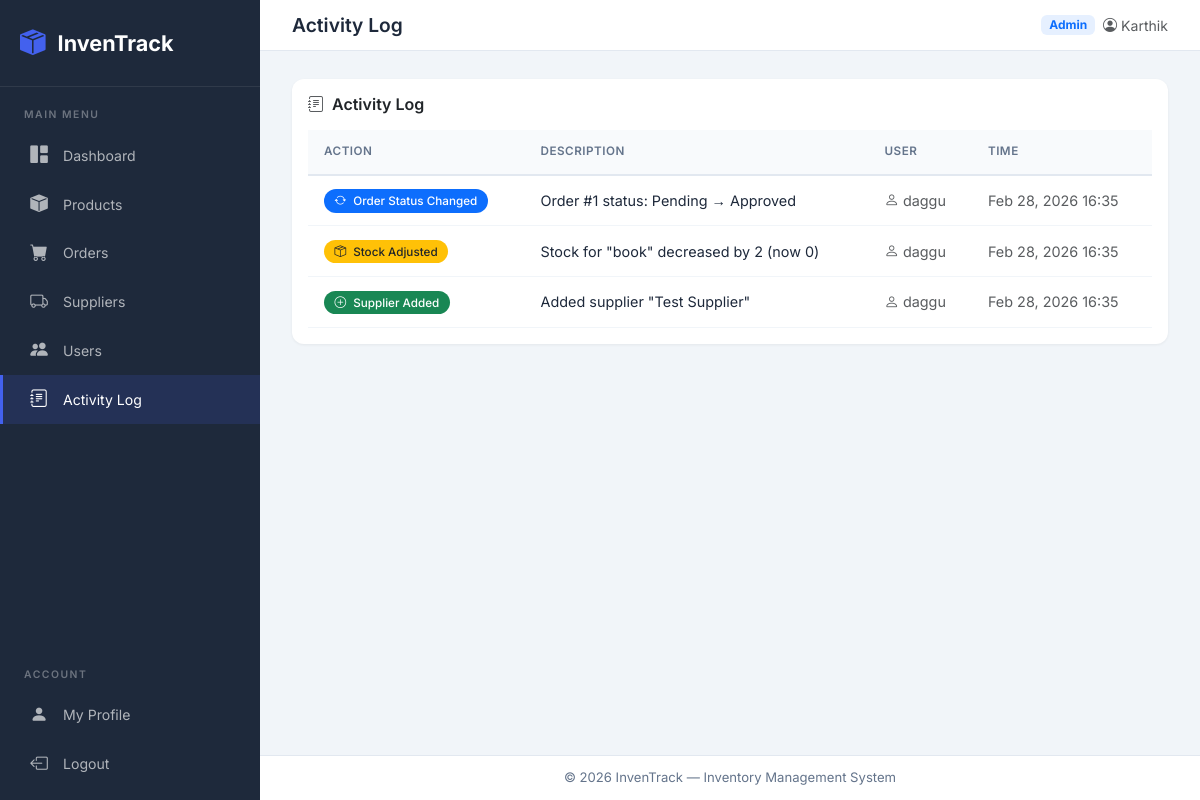
Page /activity/ (signed in) on the committed database.
### inventory/models.py (models this page shows, shortened)
class ActivityLog(models.Model):
    ACTION_CHOICES = (
        ('PRODUCT_ADDED', 'Product Added'),
        ('PRODUCT_UPDATED', 'Product Updated'),
        ('PRODUCT_DELETED', 'Product Deleted'),
        ('ORDER_CREATED', 'Order Created'),
        ('ORDER_STATUS', 'Order Status Changed'),
        ('ORDER_DELETED', 'Order Deleted'),
        ('SUPPLIER_ADDED', 'Supplier Added'),
        ('SUPPLIER_UPDATED', 'Supplier Updated'),
        ('SUPPLIER_DELETED', 'Supplier Deleted'),
        ('STOCK_ADJUSTED', 'Stock Adjusted'),
    )
    user = models.ForeignKey(User, on_delete=models.SET_NULL, null=True)
    action = models.CharField(max_length=30, choices=ACTION_CHOICES)
    description = models.CharField(max_length=300)
    timestamp = models.DateTimeField(auto_now_add=True)
    class Meta:
        ordering = ['-timestamp']

### inventory/views.py (the view)
# urls.py: path('activity/', views.activity_log, name='activity-log'),
@login_required
def activity_log(request):
    logs = ActivityLog.objects.select_related('user').all()
    paginator = Paginator(logs, 20)
    page_obj = paginator.get_page(request.GET.get('page'))
    context = {
        'title': 'Activity Log',
        'logs': page_obj,
        'page_obj': page_obj,
    }
    return render(request, 'activity_log.html', context)

### inventory/templates/activity_log.html (shortened to what this page needs)
{% extends 'base.html' %}
{% block content %}
<div class="card">
  <div class="card-body">
    <h6 class="fw-semibold mb-3"><i class="bi bi-journal-text me-2 text-muted"></i>Activity Log</h6>
    <div class="table-responsive">
      <table class="table">
        <thead>
          <tr>
            <th>Action</th>
            <th>Description</th>
            <th>User</th>
            <th>Time</th>
          </tr>
        </thead>
        <tbody>
          {% for log in logs %}
          <tr>
            <td>
              <span
                class="badge badge-status {% if 'ADDED' in log.action %}bg-success{% elif 'UPDATED' in log.action or 'STATUS' in log.action %}bg-primary{% elif 'DELETED' in log.action %}bg-danger{% elif 'STOCK' in log.action %}bg-warning text-dark{% else %}bg-secondary{% endif %}">
                {% if 'ADDED' in log.action %}<i class="bi bi-plus-circle me-1"></i>
                {% elif 'UPDATED' in log.action %}<i class="bi bi-pencil me-1"></i>
                {% elif 'DELETED' in log.action %}<i class="bi bi-trash me-1"></i>
                {% elif 'STATUS' in log.action %}<i class="bi bi-arrow-repeat me-1"></i>
                {% elif 'STOCK' in log.action %}<i class="bi bi-box-seam me-1"></i>
                {% endif %}
                {{ log.get_action_display }}
              </span>
            </td>
            <td>{{ log.description }}</td>
            <td>
              <span class="text-muted">
                <i class="bi bi-person me-1"></i>{{ log.user.get_full_name|default:log.user.username }}
              </span>
            </td>
            <td class="text-muted">{{ log.timestamp|date:"M d, Y H:i" }}</td>
          </tr>
          {% endfor %}
        </tbody>
      </table>
    </div>
  </div>
</div>
{% endblock %}

### inventory/templates/base.html (shortened to what this page needs)
<!DOCTYPE html>
<html lang="en">
<head>
  <link href="https://cdn.jsdelivr.net/npm/bootstrap@5.3.2/dist/css/bootstrap.min.css" rel="stylesheet">
  <link href="https://cdn.jsdelivr.net/npm/bootstrap-icons@1.11.3/font/bootstrap-icons.css" rel="stylesheet">
</head>
<body>
  {% block body %}
  <aside class="sidebar" id="sidebar">
    <div class="brand">
      <i class="bi bi-box-seam-fill"></i>
      <span>InvenTrack</span>
    </div>
    <div class="nav-section">
      <div class="nav-section-title">Main Menu</div>
      <nav>
        <a href="{% url 'dash' %}" class="nav-link {% if title == 'Dashboard' %}active{% endif %}">
          <i class="bi bi-grid-1x2-fill"></i> Dashboard
        </a>
        <a href="{% url 'products' %}"
          class="nav-link {% if title == 'Products' or title == 'Edit Product' %}active{% endif %}">
          <i class="bi bi-box-fill"></i> Products
        </a>
        <a href="{% url 'orders' %}" class="nav-link {% if title == 'Orders' %}active{% endif %}">
          <i class="bi bi-cart-fill"></i> Orders
        </a>
        {% if user.is_staff and user.is_superuser %}
        <a href="{% url 'suppliers' %}"
          class="nav-link {% if 'Supplier' in title %}active{% endif %}">
          <i class="bi bi-truck"></i> Suppliers
        </a>
        <a href="{% url 'users' %}" class="nav-link {% if title == 'Users' %}active{% endif %}">
          <i class="bi bi-people-fill"></i> Users
        </a>
        <a href="{% url 'activity-log' %}" class="nav-link {% if title == 'Activity Log' %}active{% endif %}">
          <i class="bi bi-journal-text"></i> Activity Log
        </a>
        {% endif %}
      </nav>
    </div>
    <div class="nav-section mt-auto">
      <div class="nav-section-title">Account</div>
      <nav>
        <a href="{% url 'user' %}" class="nav-link {% if title == 'Profile' %}active{% endif %}">
          <i class="bi bi-person-fill"></i> My Profile
        </a>
        <a href="{% url 'logout' %}" class="nav-link">
          <i class="bi bi-box-arrow-left"></i> Logout
        </a>
      </nav>
    </div>
  </aside>
  <main class="main-content">
    <div class="top-bar">
      <div class="d-flex align-items-center gap-3">
        <h1 class="page-title">{% block page_title %}{{ title }}{% endblock %}</h1>
      </div>
      <div class="d-flex align-items-center gap-2">
        {% if user.is_superuser %}
        <span class="badge bg-primary bg-opacity-10 text-primary" style="font-size:.75rem;">Admin</span>
        {% endif %}
        <span class="text-muted" style="font-size:.88rem;">
          <i class="bi bi-person-circle me-1"></i>{{ user.get_full_name|default:user.username }}
        </span>
      </div>
    </div>
    <div class="content-area">
      {% block content %}{% endblock %}
    </div>
    <footer class="main-footer">
      &copy; 2026 InvenTrack &mdash; Inventory Management System
    </footer>
  </main>
  {% endblock body %}
</body>
</html>

### inventory/templates/base.html (style rules this page uses)
:root { --sidebar-w: 260px; --sidebar-bg: #1e293b; --sidebar-hover: #334155; --primary: #4361ee; --primary-light: #6366f1; --bg-main: #f1f5f9; --text-dark: #1e293b; --text-muted: #64748b; --success: #10b981; --warning: #f59e0b; --danger: #ef4444; --info: #06b6d4; }
* { font-family: 'Inter', sans-serif; }
body { background: var(--bg-main); min-height: 100vh; }
.sidebar { width: var(--sidebar-w); background: var(--sidebar-bg); min-height: 100vh; position: fixed; top: 0; left: 0; z-index: 1000; transition: transform .3s ease; display: flex; flex-direction: column; }
.sidebar .brand { padding: 1.5rem 1.25rem; color: #fff; font-size: 1.35rem; font-weight: 700; border-bottom: 1px solid rgba(255, 255, 255, .08); display: flex; align-items: center; gap: .75rem; }
.sidebar .brand i { font-size: 1.6rem; color: var(--primary); }
.sidebar .nav-section { padding: .75rem 0; }
.sidebar .nav-section-title { padding: .5rem 1.5rem; font-size: .65rem; text-transform: uppercase; letter-spacing: 1.5px; color: rgba(255, 255, 255, .35); font-weight: 600; }
.sidebar .nav-link { color: rgba(255, 255, 255, .65); padding: .7rem 1.5rem; display: flex; align-items: center; gap: .75rem; transition: all .2s; border-left: 3px solid transparent; font-size: .88rem; text-decoration: none; }
.sidebar .nav-link.active { color: #fff; background: rgba(67, 97, 238, .15); border-left-color: var(--primary); }
.sidebar .nav-link i { font-size: 1.1rem; width: 24px; text-align: center; }
.main-content { margin-left: var(--sidebar-w); min-height: 100vh; display: flex; flex-direction: column; }
.top-bar { background: #fff; padding: .85rem 2rem; border-bottom: 1px solid #e2e8f0; display: flex; justify-content: space-between; align-items: center; position: sticky; top: 0; z-index: 500; }
.top-bar .page-title { font-size: 1.2rem; font-weight: 600; color: var(--text-dark); margin: 0; }
.content-area { padding: 1.75rem 2rem; flex: 1; }
.card { border: none; border-radius: 12px; box-shadow: 0 1px 3px rgba(0, 0, 0, .06); transition: box-shadow .2s; }
.table { margin: 0; }
.table thead th { background: #f8fafc; font-size: .73rem; text-transform: uppercase; letter-spacing: .5px; color: var(--text-muted); font-weight: 600; border-bottom: 2px solid #e2e8f0; padding: .8rem 1rem; }
.table tbody td { padding: .8rem 1rem; vertical-align: middle; color: var(--text-dark); border-bottom: 1px solid #f1f5f9; font-size: .9rem; }
.badge-status { padding: .35rem .65rem; border-radius: 50px; font-size: .73rem; font-weight: 500; }
.main-footer { background: #fff; padding: .75rem 2rem; border-top: 1px solid #e2e8f0; color: var(--text-muted); font-size: .82rem; text-align: center; }

### rows in the picture
ActivityLog: action "Order Status Changed", description "Order #1 status: Pending → Approved", user.get_full_name "daggu", timestamp "Feb 28, 2026 16:35"
ActivityLog: action "Stock Adjusted", description "Stock for \"book\" decreased by 2 (now 0)", user.get_full_name "daggu", timestamp "Feb 28, 2026 16:35"
ActivityLog: action "Supplier Added", description "Added supplier \"Test Supplier\"", user.get_full_name "daggu", timestamp "Feb 28, 2026 16:35"

### other values in the picture
{{ title }} "Activity Log"
{{ user.get_full_name|default:user.username }} "Karthik"
